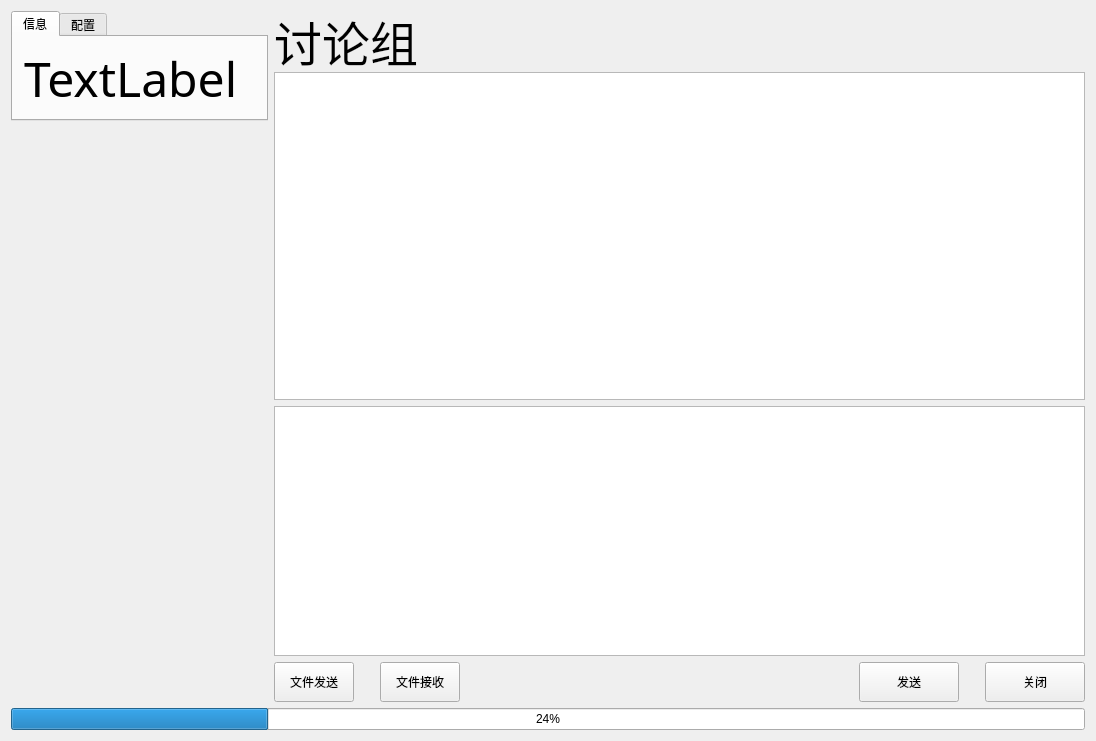
<?xml version="1.0" encoding="UTF-8"?>
<ui version="4.0">
 <class>Widget</class>
 <widget class="QWidget" name="Widget">
  <property name="geometry">
   <rect>
    <x>0</x>
    <y>0</y>
    <width>1096</width>
    <height>741</height>
   </rect>
  </property>
  <property name="windowTitle">
   <string>Widget</string>
  </property>
  <property name="styleSheet">
   <string notr="true"/>
  </property>
  <layout class="QVBoxLayout" name="verticalLayout_4">
   <item>
    <layout class="QHBoxLayout" name="horizontalLayout_5">
     <item>
      <layout class="QVBoxLayout" name="verticalLayout_3">
       <item>
        <widget class="QTabWidget" name="tabWidget">
         <property name="sizePolicy">
          <sizepolicy hsizetype="Fixed" vsizetype="Expanding">
           <horstretch>0</horstretch>
           <verstretch>0</verstretch>
          </sizepolicy>
         </property>
         <property name="minimumSize">
          <size>
           <width>257</width>
           <height>110</height>
          </size>
         </property>
         <property name="maximumSize">
          <size>
           <width>257</width>
           <height>110</height>
          </size>
         </property>
         <property name="toolTip">
          <string>&lt;html&gt;&lt;head/&gt;&lt;body&gt;&lt;p&gt;配置&lt;/p&gt;&lt;/body&gt;&lt;/html&gt;</string>
         </property>
         <property name="tabPosition">
          <enum>QTabWidget::North</enum>
         </property>
         <property name="currentIndex">
          <number>0</number>
         </property>
         <property name="iconSize">
          <size>
           <width>16</width>
           <height>8</height>
          </size>
         </property>
         <property name="tabBarAutoHide">
          <bool>true</bool>
         </property>
         <widget class="QWidget" name="tab">
          <attribute name="title">
           <string>信息</string>
          </attribute>
          <layout class="QVBoxLayout" name="verticalLayout_5">
           <item>
            <widget class="QLabel" name="nameLabel">
             <property name="sizePolicy">
              <sizepolicy hsizetype="Fixed" vsizetype="Preferred">
               <horstretch>0</horstretch>
               <verstretch>0</verstretch>
              </sizepolicy>
             </property>
             <property name="minimumSize">
              <size>
               <width>0</width>
               <height>50</height>
              </size>
             </property>
             <property name="font">
              <font>
               <family>Agency FB</family>
               <pointsize>36</pointsize>
              </font>
             </property>
             <property name="text">
              <string>TextLabel</string>
             </property>
            </widget>
           </item>
          </layout>
         </widget>
         <widget class="QWidget" name="tab_2">
          <attribute name="title">
           <string>配置</string>
          </attribute>
          <layout class="QVBoxLayout" name="verticalLayout_6">
           <item>
            <layout class="QVBoxLayout" name="verticalLayout">
             <item>
              <layout class="QHBoxLayout" name="horizontalLayout">
               <item>
                <widget class="QLabel" name="label">
                 <property name="text">
                  <string>IP  ：</string>
                 </property>
                </widget>
               </item>
               <item>
                <widget class="QLineEdit" name="lineEdit">
                 <property name="text">
                  <string>127.0.0.1</string>
                 </property>
                </widget>
               </item>
              </layout>
             </item>
             <item>
              <layout class="QHBoxLayout" name="horizontalLayout_2">
               <item>
                <widget class="QLabel" name="label_2">
                 <property name="text">
                  <string>端口：</string>
                 </property>
                </widget>
               </item>
               <item>
                <widget class="QLineEdit" name="lineEdit_2">
                 <property name="text">
                  <string>8888</string>
                 </property>
                </widget>
               </item>
               <item>
                <widget class="QPushButton" name="connectPushButton">
                 <property name="text">
                  <string>未连接</string>
                 </property>
                </widget>
               </item>
              </layout>
             </item>
            </layout>
           </item>
          </layout>
         </widget>
        </widget>
       </item>
       <item>
        <widget class="QSplitter" name="splitter_2">
         <property name="sizePolicy">
          <sizepolicy hsizetype="Fixed" vsizetype="Expanding">
           <horstretch>0</horstretch>
           <verstretch>0</verstretch>
          </sizepolicy>
         </property>
         <property name="minimumSize">
          <size>
           <width>257</width>
           <height>0</height>
          </size>
         </property>
         <property name="maximumSize">
          <size>
           <width>16777215</width>
           <height>16777215</height>
          </size>
         </property>
         <property name="font">
          <font>
           <family>隶书</family>
          </font>
         </property>
         <property name="orientation">
          <enum>Qt::Vertical</enum>
         </property>
        </widget>
       </item>
      </layout>
     </item>
     <item>
      <layout class="QVBoxLayout" name="verticalLayout_2">
       <item>
        <layout class="QHBoxLayout" name="horizontalLayout_3">
         <item>
          <widget class="QLabel" name="chatNameLabel">
           <property name="sizePolicy">
            <sizepolicy hsizetype="Expanding" vsizetype="Preferred">
             <horstretch>0</horstretch>
             <verstretch>0</verstretch>
            </sizepolicy>
           </property>
           <property name="minimumSize">
            <size>
             <width>0</width>
             <height>55</height>
            </size>
           </property>
           <property name="maximumSize">
            <size>
             <width>16777215</width>
             <height>49</height>
            </size>
           </property>
           <property name="font">
            <font>
             <family>仿宋</family>
             <pointsize>36</pointsize>
            </font>
           </property>
           <property name="text">
            <string>讨论组</string>
           </property>
          </widget>
         </item>
        </layout>
       </item>
       <item>
        <widget class="QTextEdit" name="textEditRead">
         <property name="minimumSize">
          <size>
           <width>0</width>
           <height>0</height>
          </size>
         </property>
         <property name="font">
          <font>
           <family>华文仿宋</family>
           <pointsize>14</pointsize>
          </font>
         </property>
         <property name="styleSheet">
          <string notr="true"/>
         </property>
         <property name="readOnly">
          <bool>true</bool>
         </property>
        </widget>
       </item>
       <item>
        <widget class="QTextEdit" name="textEditWrite">
         <property name="maximumSize">
          <size>
           <width>16777215</width>
           <height>250</height>
          </size>
         </property>
         <property name="font">
          <font>
           <family>华文仿宋</family>
           <pointsize>14</pointsize>
          </font>
         </property>
        </widget>
       </item>
       <item>
        <layout class="QHBoxLayout" name="horizontalLayout_4">
         <item>
          <widget class="QPushButton" name="sendFilePushButton">
           <property name="sizePolicy">
            <sizepolicy hsizetype="Minimum" vsizetype="Fixed">
             <horstretch>0</horstretch>
             <verstretch>0</verstretch>
            </sizepolicy>
           </property>
           <property name="minimumSize">
            <size>
             <width>0</width>
             <height>40</height>
            </size>
           </property>
           <property name="text">
            <string>文件发送</string>
           </property>
          </widget>
         </item>
         <item>
          <spacer name="horizontalSpacer_3">
           <property name="orientation">
            <enum>Qt::Horizontal</enum>
           </property>
           <property name="sizeType">
            <enum>QSizePolicy::Maximum</enum>
           </property>
           <property name="sizeHint" stdset="0">
            <size>
             <width>20</width>
             <height>20</height>
            </size>
           </property>
          </spacer>
         </item>
         <item>
          <widget class="QPushButton" name="acceptFilePushButton">
           <property name="minimumSize">
            <size>
             <width>0</width>
             <height>40</height>
            </size>
           </property>
           <property name="text">
            <string>文件接收</string>
           </property>
          </widget>
         </item>
         <item>
          <spacer name="horizontalSpacer_2">
           <property name="orientation">
            <enum>Qt::Horizontal</enum>
           </property>
           <property name="sizeHint" stdset="0">
            <size>
             <width>40</width>
             <height>20</height>
            </size>
           </property>
          </spacer>
         </item>
         <item>
          <widget class="QPushButton" name="pushButton_2">
           <property name="sizePolicy">
            <sizepolicy hsizetype="Fixed" vsizetype="Fixed">
             <horstretch>0</horstretch>
             <verstretch>0</verstretch>
            </sizepolicy>
           </property>
           <property name="minimumSize">
            <size>
             <width>100</width>
             <height>40</height>
            </size>
           </property>
           <property name="maximumSize">
            <size>
             <width>100</width>
             <height>40</height>
            </size>
           </property>
           <property name="text">
            <string>发送</string>
           </property>
          </widget>
         </item>
         <item>
          <spacer name="horizontalSpacer">
           <property name="orientation">
            <enum>Qt::Horizontal</enum>
           </property>
           <property name="sizeType">
            <enum>QSizePolicy::Maximum</enum>
           </property>
           <property name="sizeHint" stdset="0">
            <size>
             <width>20</width>
             <height>20</height>
            </size>
           </property>
          </spacer>
         </item>
         <item>
          <widget class="QPushButton" name="pushButton_3">
           <property name="minimumSize">
            <size>
             <width>100</width>
             <height>40</height>
            </size>
           </property>
           <property name="maximumSize">
            <size>
             <width>100</width>
             <height>40</height>
            </size>
           </property>
           <property name="text">
            <string>关闭</string>
           </property>
          </widget>
         </item>
        </layout>
       </item>
      </layout>
     </item>
    </layout>
   </item>
   <item>
    <widget class="QProgressBar" name="progressBar">
     <property name="value">
      <number>24</number>
     </property>
    </widget>
   </item>
  </layout>
 </widget>
 <layoutdefault spacing="6" margin="11"/>
 <resources/>
 <connections/>
</ui>
